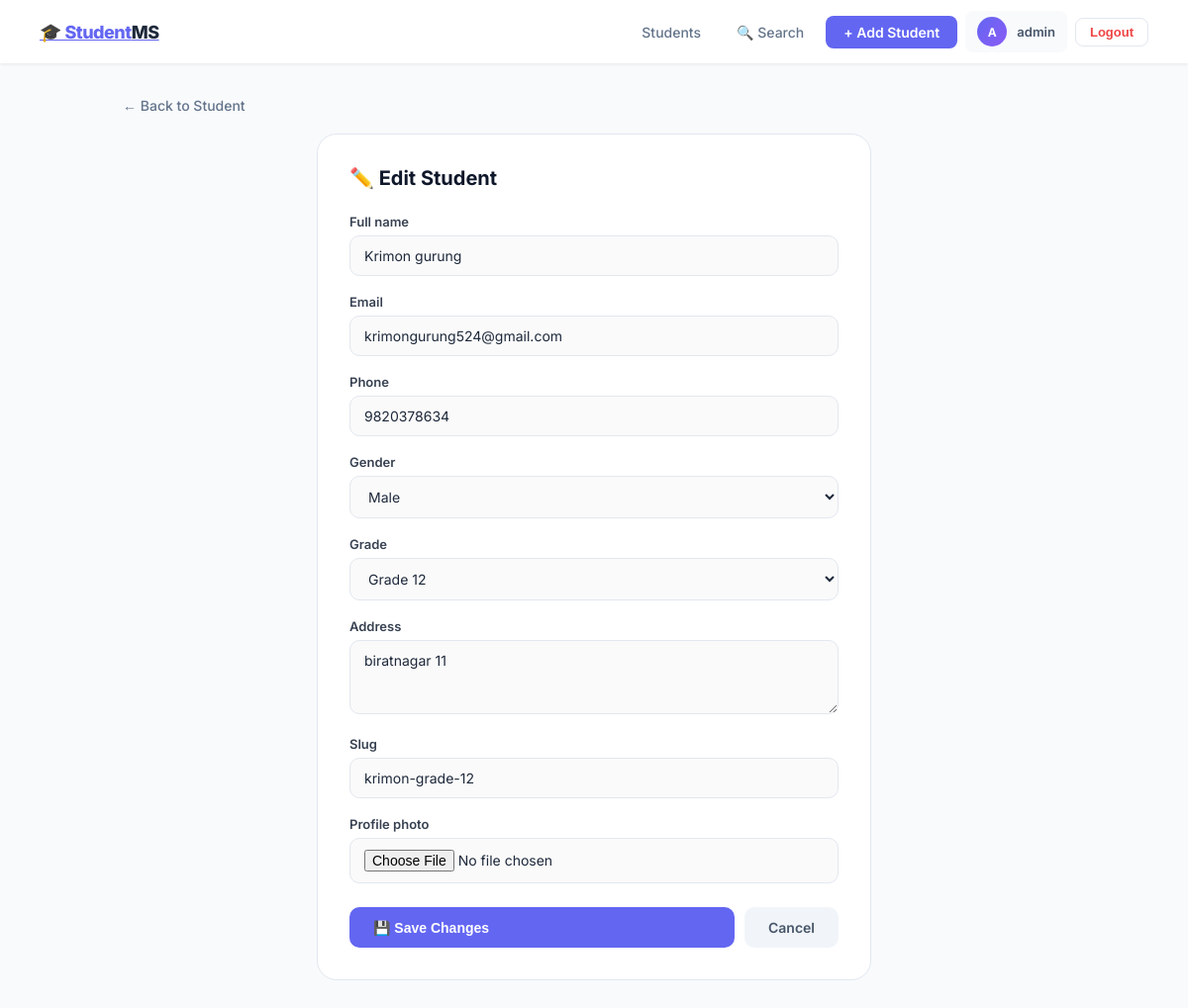
The app's page /students/krimon-grade-12/edit/ (signed in) with its own data.
### core/models.py (models this page shows, shortened)
class BaseModel(models.Model):
    created_at = models.DateTimeField(auto_now_add=True)
    updated_at = models.DateTimeField(auto_now=True)
    is_active = models.BooleanField(default=True)
    class Meta:
        abstract = True

class Student(BaseModel):
    GENDER_CHOICES = [
        ('male', 'Male'),
        ('female', 'Female'),
        ('other', 'Other'),
    ]
    GRADE_CHOICES = [
        ('grade_9', 'Grade 9'),
        ('grade_10', 'Grade 10'),
        ('grade_11', 'Grade 11'),
        ('grade_12', 'Grade 12'),
    ]
    full_name = models.CharField(max_length=200)
    email = models.EmailField(unique=True)
    phone = models.CharField(max_length=15)
    gender = models.CharField(max_length=10, choices=GENDER_CHOICES)
    grade = models.CharField(max_length=20, choices=GRADE_CHOICES)
    address = models.TextField()
    slug = models.SlugField(unique=True)
    profile_photo = models.ImageField(
        upload_to='students/',
        blank=True,
        null=True
    )
    enrolled_at = models.DateTimeField(auto_now_add=True)

### core/views.py (the view)
# urls.py: path('<slug:slug>/edit/', views.student_update, name='student_update'),
@login_required
def student_update(request, slug):
    student = get_object_or_404(Student, slug=slug)
    if request.method == 'POST':
        form = StudentForm(request.POST, request.FILES, instance=student)
        if form.is_valid():
            form.save()
            messages.success(request, f"{student.full_name} successfully updated!")
            return redirect('student_detail', slug=form.instance.slug)
        else:
            messages.error(request, "Please fix the errors below.")
    else:
        form = StudentForm(instance=student)
    context = {'form': form, 'student': student}
    return render(request, 'core/student_update.html', context)

### core/forms.py
class StudentForm(forms.ModelForm):
    class Meta:
        model = Student
        fields = [
            'full_name', 'email', 'phone',
            'gender', 'grade', 'address',
            'slug', 'profile_photo'
        ]
        widgets = {
            'full_name': forms.TextInput(attrs={'placeholder': 'Full Name', 'class': 'form-input'}),
            'email': forms.EmailInput(attrs={'placeholder': 'Email Address', 'class': 'form-input'}),
            'phone': forms.TextInput(attrs={'placeholder': 'Phone Number', 'class': 'form-input'}),
            'gender': forms.Select(attrs={'class': 'form-input'}),
            'grade': forms.Select(attrs={'class': 'form-input'}),
            'address': forms.Textarea(attrs={'placeholder': 'Address', 'class': 'form-input', 'rows': 3}),
            'slug': forms.TextInput(attrs={'placeholder': 'Slug (e.g. ram-sharma)', 'class': 'form-input'}),
            'profile_photo': forms.FileInput(attrs={'class': 'form-input', 'accept': 'image/*'}),
        }

### templates/core/student_update.html (shortened to what this page needs)
{% extends 'core/base.html' %}
{% block content %}
<a href="{% url 'student_detail' student.slug %}" class="back-link">← Back to Student</a>
<div class="form-card">
    <h2 class="form-title">✏️ Edit Student</h2>
    <form method="POST" enctype="multipart/form-data">
        {% for field in form %}
            <div class="form-group">
                <label>{{ field.label }}</label>
                {{ field }}
            </div>
        {% endfor %}
        <div class="form-actions">
            <button type="submit" class="btn btn-primary btn-lg" style="flex:1;">
                💾 Save Changes
            </button>
            <a href="{% url 'student_detail' student.slug %}" class="btn btn-secondary btn-lg">
                Cancel
            </a>
        </div>
    </form>
</div>
{% endblock %}

### templates/core/navbar.html (shortened to what this page needs)
<nav>
    <a href="{% url 'student_list' %}" class="nav-logo">
        🎓 Student<span>MS</span>
    </a>
    <div class="nav-links">
        <a href="{% url 'student_list' %}" class="nav-link">Students</a>
        <a href="{% url 'student_search' %}" class="nav-link">🔍 Search</a>
        <a href="{% url 'student_create' %}" class="nav-btn">+ Add Student</a>
        {% if request.user.is_authenticated %}
            <div class="nav-user">
                <div class="nav-avatar">
                    {{ request.user.username|first|upper }}
                </div>
                {{ request.user.username }}
            </div>
            <form method="POST" action="{% url 'logout_view' %}" style="margin:0;">
                <button type="submit" class="logout-btn">Logout</button>
            </form>
        {% endif %}
    </div>
</nav>

### templates/core/base.html (style rules this page uses)
* { box-sizing: border-box; margin: 0; padding: 0; }
body { font-family: 'Inter', sans-serif; background: #f8fafc; color: #1e293b; min-height: 100vh; }
nav { background: #ffffff; padding: 0 40px; height: 64px; display: flex; justify-content: space-between; align-items: center; box-shadow: 0 1px 3px rgba(0,0,0,0.08); position: sticky; top: 0; z-index: 100; }
.nav-logo { font-size: 18px; font-weight: 800; color: #6366f1; letter-spacing: -0.5px; }
.nav-logo span { color: #1e293b; }
.nav-links { display: flex; align-items: center; gap: 8px; }
.nav-link { color: #64748b; text-decoration: none; font-size: 14px; font-weight: 500; padding: 8px 14px; border-radius: 8px; transition: all 0.2s; }
.nav-btn { background: #6366f1; color: #fff !important; padding: 8px 18px; border-radius: 8px; text-decoration: none; font-size: 14px; font-weight: 600; transition: all 0.2s; border: none; cursor: pointer; }
.nav-user { display: flex; align-items: center; gap: 10px; padding: 6px 12px; background: #f8fafc; border-radius: 8px; font-size: 13px; font-weight: 600; color: #475569; }
.nav-avatar { width: 30px; height: 30px; background: linear-gradient(135deg, #6366f1, #8b5cf6); border-radius: 50%; display: flex; align-items: center; justify-content: center; color: #fff; font-size: 12px; font-weight: 700; }
.logout-btn { background: none; border: 1px solid #e2e8f0; color: #ef4444; padding: 6px 14px; border-radius: 8px; font-size: 13px; font-weight: 600; cursor: pointer; transition: all 0.2s; }
.btn { display: inline-flex; align-items: center; gap: 6px; padding: 8px 16px; border-radius: 8px; font-size: 13px; font-weight: 600; text-decoration: none; transition: all 0.2s; border: none; cursor: pointer; }
.btn-primary { background: #6366f1; color: #fff; }
.btn-secondary { background: #f1f5f9; color: #475569; }
.btn-lg { padding: 12px 24px; font-size: 14px; border-radius: 10px; }
.form-card { background: #fff; border: 1px solid #e2e8f0; border-radius: 20px; padding: 32px; max-width: 560px; margin: 0 auto; }
.form-title { font-size: 20px; font-weight: 700; color: #0f172a; margin-bottom: 24px; }
.form-group { margin-bottom: 18px; }
.form-group label { display: block; font-size: 13px; font-weight: 600; color: #374151; margin-bottom: 6px; }
.form-input { width: 100%; padding: 11px 14px; border: 1.5px solid #e2e8f0; border-radius: 10px; font-size: 14px; font-family: 'Inter', sans-serif; color: #1e293b; background: #fafafa; outline: none; transition: all 0.2s; }
.form-actions { display: flex; gap: 10px; margin-top: 24px; }
.back-link { display: inline-flex; align-items: center; gap: 6px; color: #64748b; text-decoration: none; font-size: 14px; font-weight: 500; margin-bottom: 20px; transition: color 0.2s; }

### records on screen
Student: form "Krimon gurung" "krimongurung524@gmail.com" "9820378634" "Male" "Grade 12" "biratnagar 11" "krimon-grade-12"

### other values on screen
{{ request.user.username|first|upper }} "A"
{{ request.user.username }} "admin"
{{ field.label }} "Full name" "Email" "Phone" "Gender" "Grade" "Address" "Slug" "Profile photo"
